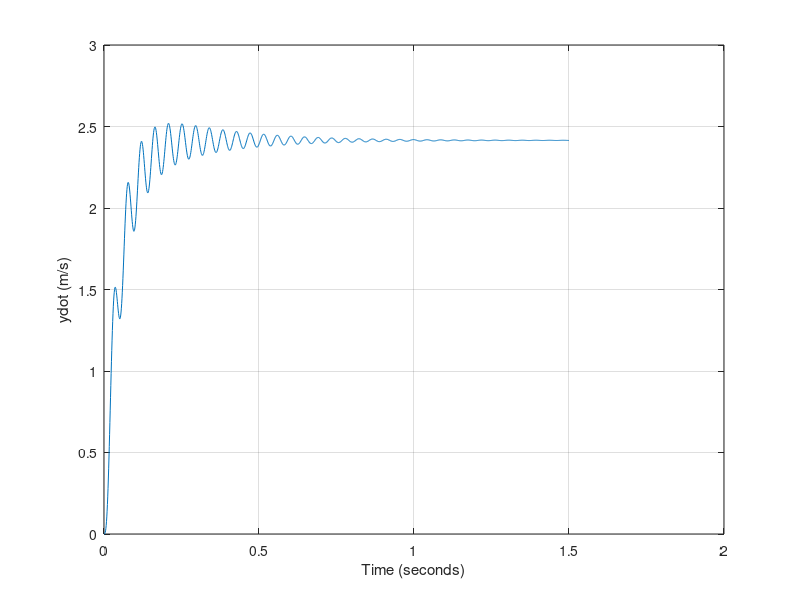

This figure's MATLAB source:
k=10;
m1=0.02;
m2=0.0005;
b1=410e-3;
b2=4.1e-3;
t=0:0.001:1.5;
A=[0 0 1 0;...
0 0 0 1;...
-k/m1 k/m1 -b1/m1 0;...
k/m2 -k/m2 0 -b2/m2];
B=[0;0;1/m1;0];
C=[0 0 0 1];
D=[0];
sys=ss(A,B,C,D);
y=step(sys,t);
plot(t,y);grid
xlabel('Time (seconds)'),ylabel('ydot (m/s)')